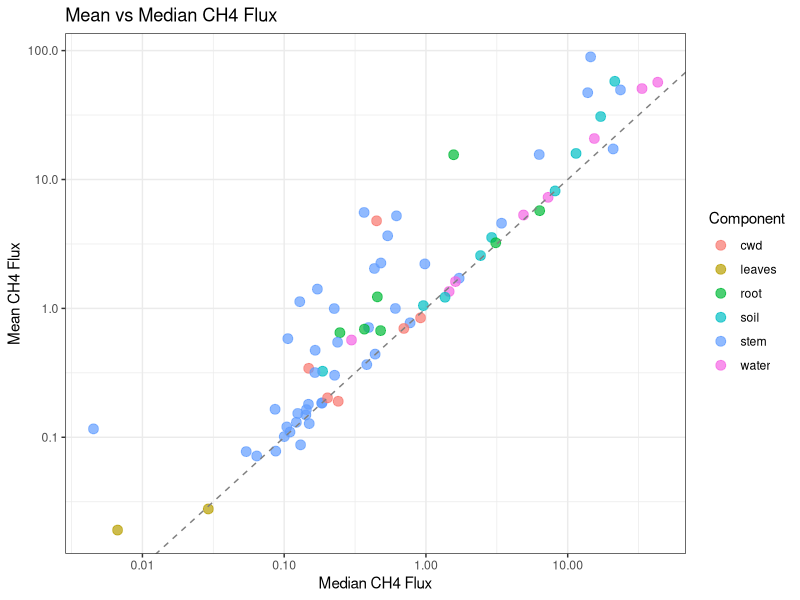

Reproduce this figure in R.
#!/usr/bin/env Rscript
# ===============================================================================
# Flux Statistics - Single Comprehensive Table
# FIXED: Converts height_corrected to numeric before binning
# ===============================================================================

# Read the data (assumes you have this loaded)
df <- read.csv("output/data_products/combined_gas_flux_dataset.csv")



library(dplyr)
library(ggplot2)
library(tidyr)
library(writexl)
library(stringr)

# Helper Functions --------------------------------------------------------------

# Geometric stats: computed on positive values only.
# For flux data, negative values indicate net uptake (real signal).
# Geometric mean/SD/SE are only meaningful for strictly positive data,
# so we filter to positive values and report the count (n_pos) alongside.
geom_mean <- function(x, na.rm = TRUE) {
  if (na.rm) x <- x[!is.na(x) & is.finite(x)]
  x_pos <- x[x > 0]
  if (length(x_pos) == 0) return(NA_real_)
  exp(mean(log(x_pos)))
}

geom_sd <- function(x, na.rm = TRUE) {
  if (na.rm) x <- x[!is.na(x) & is.finite(x)]
  x_pos <- x[x > 0]
  if (length(x_pos) <= 1) return(NA_real_)
  exp(sd(log(x_pos)))
}

geom_se <- function(x, na.rm = TRUE) {
  if (na.rm) x <- x[!is.na(x) & is.finite(x)]
  x_pos <- x[x > 0]
  n <- length(x_pos)
  if (n <= 1) return(NA_real_)
  exp(sd(log(x_pos)) / sqrt(n))
}

# Bootstrap mean and 95% CI (BCa if possible, percentile fallback)
boot_mean_ci <- function(x, R = 5000, conf = 0.95) {
  x <- x[!is.na(x) & is.finite(x)]
  n <- length(x)
  if (n < 3) return(list(boot_mean = mean(x), boot_lo = NA_real_, boot_hi = NA_real_))

  set.seed(42)
  boot_means <- replicate(R, mean(sample(x, n, replace = TRUE)))
  alpha <- (1 - conf) / 2
  list(
    boot_mean = mean(boot_means),
    boot_lo = unname(quantile(boot_means, alpha)),
    boot_hi = unname(quantile(boot_means, 1 - alpha))
  )
}

calc_stats <- function(data, var_name) {
  x <- data[[var_name]]
  x <- x[!is.na(x) & is.finite(x)]

  if (length(x) == 0) {
    return(tibble(
      n = 0L,
      n_pos = 0L,
      median = NA_real_,
      mean = NA_real_,
      boot_mean = NA_real_,
      boot_ci_lo = NA_real_,
      boot_ci_hi = NA_real_,
      geom_mean = NA_real_,
      sd = NA_real_,
      se = NA_real_,
      geom_sd = NA_real_,
      geom_se = NA_real_
    ))
  }

  n <- length(x)
  n_pos <- sum(x > 0)
  mean_val <- mean(x)
  sd_val <- sd(x)
  bci <- boot_mean_ci(x)

  tibble(
    n = n,
    n_pos = n_pos,
    median = median(x),
    mean = mean_val,
    boot_mean = bci$boot_mean,
    boot_ci_lo = bci$boot_lo,
    boot_ci_hi = bci$boot_hi,
    geom_mean = geom_mean(x),
    sd = sd_val,
    se = sd_val / sqrt(n),
    geom_sd = geom_sd(x),
    geom_se = geom_se(x)
  )
}

# Main Analysis -----------------------------------------------------------------

cat("\n===============================================================================\n")
cat("FLUX STATISTICS TABLE\n")
cat("===============================================================================\n\n")

# Process data ------------------------------------------------------------------
cat("Processing data...\n")

df_processed <- df %>%
  mutate(
    # Extract month
    month_extracted = case_when(
      !is.na(month) ~ as.integer(month),
      !is.na(month_year) ~ as.integer(str_sub(month_year, -2, -1)),
      TRUE ~ NA_integer_
    ),
    
    # Define season
    season = case_when(
      month_extracted == 3 ~ "dry",
      month_extracted == 10 ~ "wet",
      TRUE ~ NA_character_
    ),
    
    # Define disturbance level
    disturbance_level = case_when(
      plot %in% c("SRS5", "SRS6", "RB10") ~ "healthy",
      plot == "BL60" ~ "regenerating",
      plot %in% c("CP40", "FLM30", "MI") ~ "ghost",
      plot == "SE1" ~ "scrub",
      TRUE ~ NA_character_
    ),
    
    # Component
    component_base = case_when(
      !is.na(component) ~ component,
      #!is.na(surface) ~ surface,
      TRUE ~ "unknown"
    ),
    
    # CRITICAL FIX: Convert height_corrected to numeric first!
    height_corrected_numeric = as.numeric(height_corrected),
    
    # Height categories for stems/pneumatophores
    height_category = case_when(
      grepl("stem|pneum", component_base, ignore.case = TRUE) & !is.na(height_corrected_numeric) &
        height_corrected_numeric >= 0 ~
        as.character(cut(height_corrected_numeric,
                         breaks = c(0, 50, 100, 150, Inf),
                         labels = c("0-50cm", "50-100cm", "100-150cm", ">150cm"),
                         right = FALSE,
                         include.lowest = TRUE)),
      grepl("stem|pneum", component_base, ignore.case = TRUE) & !is.na(height_corrected_numeric) &
        height_corrected_numeric < 0 ~ "submerged",
      grepl("stem|pneum", component_base, ignore.case = TRUE) & is.na(height_corrected_numeric) ~ "unknown",
      TRUE ~ NA_character_
    )
  )

cat("✓ Converted height_corrected to numeric\n")
cat("✓ Created height categories\n\n")

# Filter data
df_analyzed <- df_processed %>%
  filter(
    !is.na(season),
    plot %in% c("BL60", "CP40", "FLM30", "MI", "RB10", "SE1", "SRS5", "SRS6")
  )

cat("Rows analyzed:", nrow(df_analyzed), "\n\n")

# Check height categories
cat("Height category distribution for stems:\n")
stem_heights <- df_analyzed %>%
  filter(component_base == "stem") %>%
  group_by(height_category) %>%
  summarise(
    n = n(),
    min_height_corrected = min(height_corrected_numeric, na.rm = TRUE),
    max_height_corrected = max(height_corrected_numeric, na.rm = TRUE),
    .groups = "drop"
  ) %>%
  arrange(height_category)

print(stem_heights)
cat("\n")

# Calculate statistics ----------------------------------------------------------
cat("Calculating CH4 statistics...\n")

ch4_stats <- df_analyzed %>%
  group_by(season, plot, disturbance_level, component_base, height_category) %>%
  reframe(calc_stats(pick(everything()), "CH4_best.flux")) %>%
  mutate(gas = "CH4") %>%
  ungroup()

cat("Calculating CO2 statistics...\n")

co2_stats <- df_analyzed %>%
  group_by(season, plot, disturbance_level, component_base, height_category) %>%
  reframe(calc_stats(pick(everything()), "CO2_best.flux")) %>%
  mutate(gas = "CO2") %>%
  ungroup()

# Combine into one table --------------------------------------------------------
cat("Creating final table...\n\n")

final_table <- bind_rows(ch4_stats, co2_stats) %>%
  pivot_wider(
    names_from = gas,
    values_from = c(n, n_pos, median, mean, boot_mean, boot_ci_lo, boot_ci_hi,
                     geom_mean, sd, se, geom_sd, geom_se),
    names_sep = "_"
  ) %>%
  # Remove empty groups where BOTH gases have n=0
  filter(!(n_CH4 == 0 & n_CO2 == 0)) %>%
  arrange(season, disturbance_level, plot, component_base, height_category) %>%
  select(
    season,
    plot,
    disturbance_level,
    component_base,
    height_category,
    n_CH4, n_pos_CH4, median_CH4, mean_CH4,
    boot_mean_CH4, boot_ci_lo_CH4, boot_ci_hi_CH4,
    geom_mean_CH4, sd_CH4, se_CH4, geom_sd_CH4, geom_se_CH4,
    n_CO2, n_pos_CO2, median_CO2, mean_CO2,
    boot_mean_CO2, boot_ci_lo_CO2, boot_ci_hi_CO2,
    geom_mean_CO2, sd_CO2, se_CO2, geom_sd_CO2, geom_se_CO2
  )

# Display results ---------------------------------------------------------------
cat("===============================================================================\n")
cat("FINAL TABLE\n")
cat("===============================================================================\n\n")

cat("Total rows:", nrow(final_table), "\n")
cat("Seasons:", paste(unique(final_table$season), collapse = ", "), "\n")
cat("Plots:", paste(sort(unique(final_table$plot)), collapse = ", "), "\n")
cat("Components:", paste(sort(unique(final_table$component_base)), collapse = ", "), "\n\n")

# Check height categories in final table
stem_rows <- final_table %>% filter(component_base == "stem")
cat("Stem rows by height category:\n")
height_summary <- stem_rows %>%
  group_by(height_category) %>%
  summarise(
    n_rows = n(),
    total_measurements_CH4 = sum(n_CH4, na.rm = TRUE),
    .groups = "drop"
  ) %>%
  arrange(height_category)
print(height_summary)
cat("\n")

cat("Preview (first 50 rows):\n")
print(final_table, n = 50)

# Save --------------------------------------------------------------------------
cat("\n\nSaving results...\n")

write.csv(final_table, "output/data_products/flux_statistics_table.csv", row.names = FALSE)

cat("Done!\n")

# Return the table
invisible(final_table)




# Simple mean vs median plot
ggplot(final_table, aes(x = median_CH4, y = mean_CH4)) +
  geom_point(aes(color = component_base), size = 3, alpha = 0.7) +
  geom_abline(intercept = 0, slope = 1, linetype = "dashed", color = "gray50") +
  scale_x_log10() +
  scale_y_log10() +
  labs(
    x = "Median CH4 Flux",
    y = "Mean CH4 Flux",
    color = "Component",
    title = "Mean vs Median CH4 Flux"
  ) +
  theme_bw()
